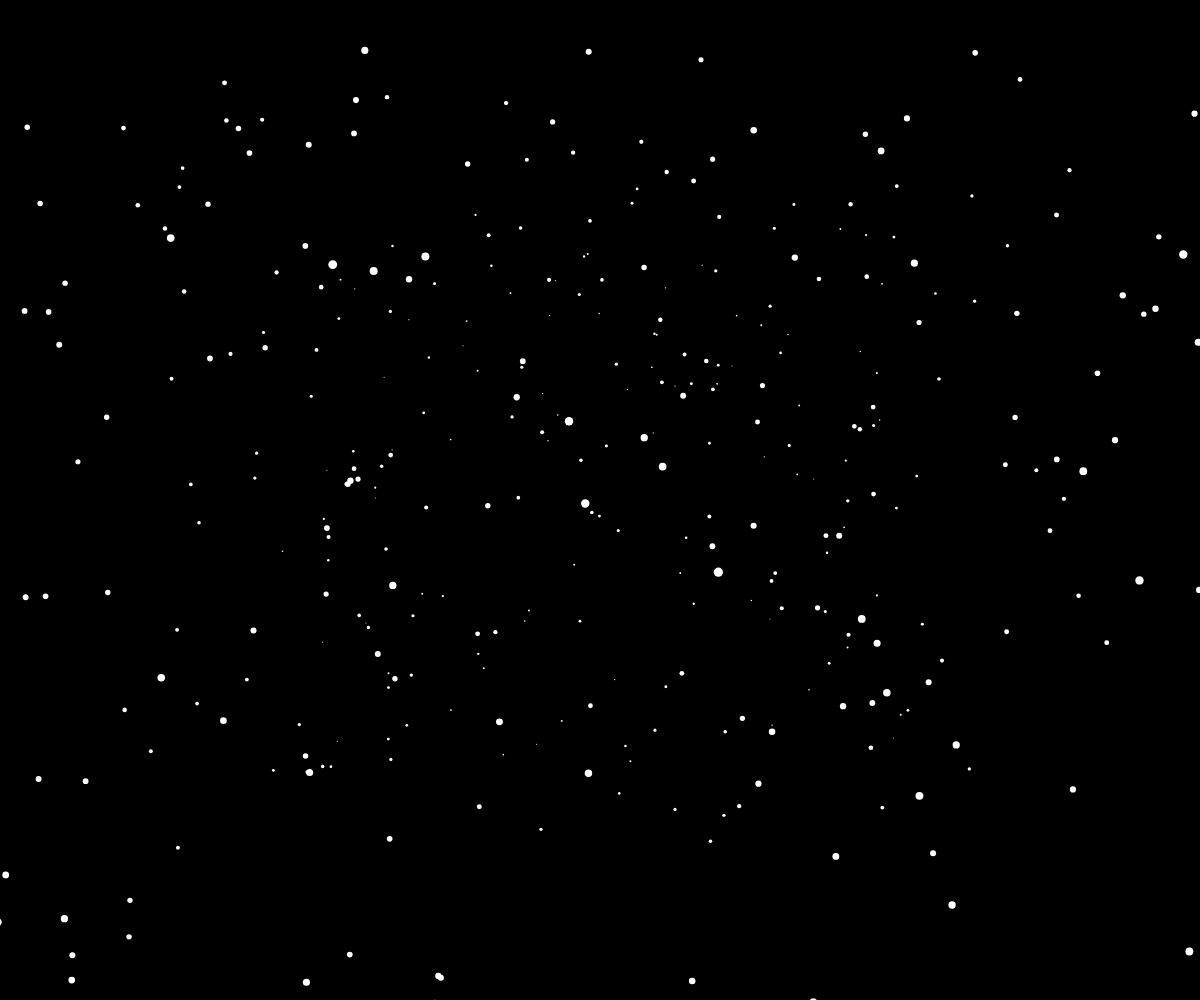
Frame 1 (no input)
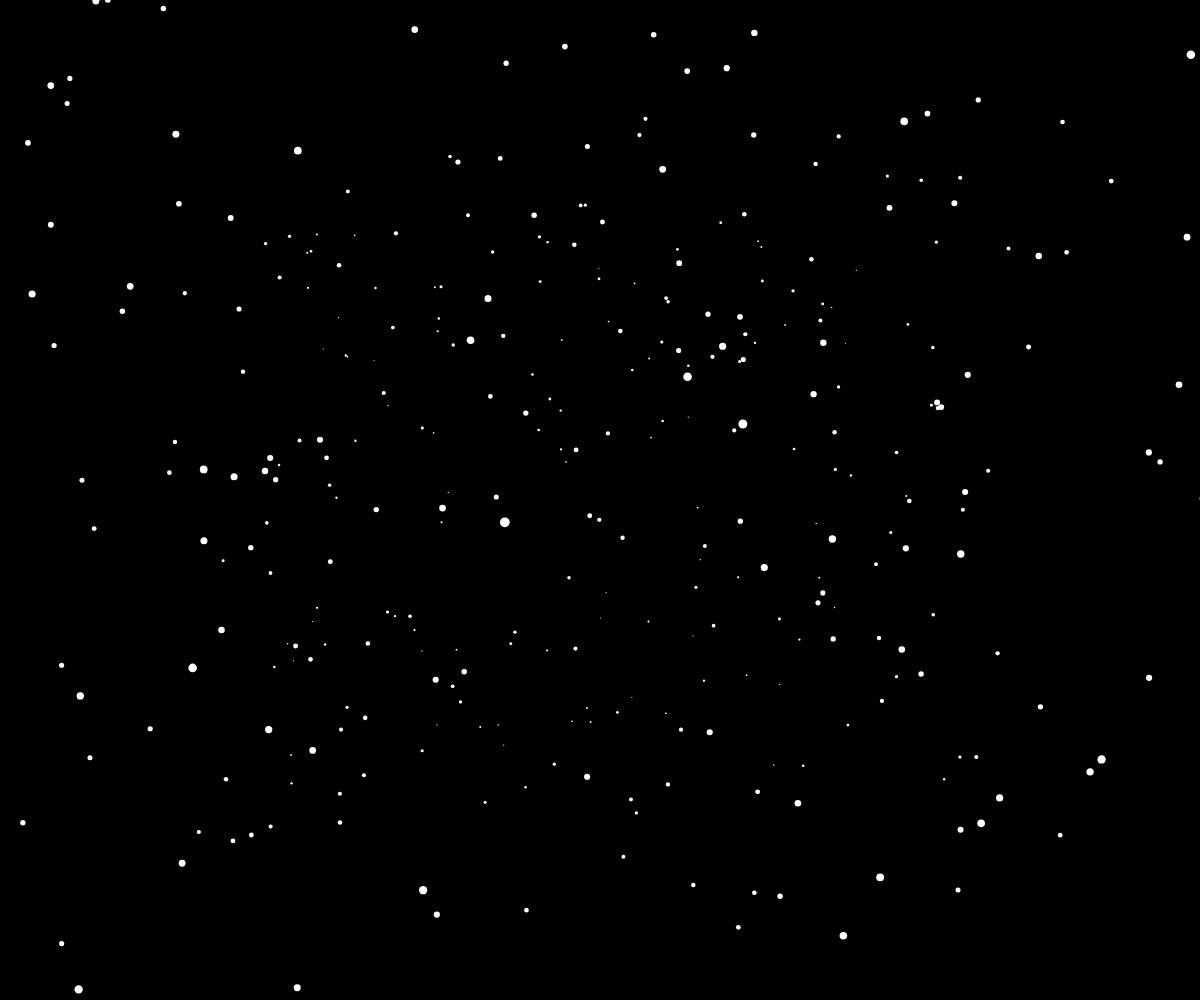
Frame 60 (no input)
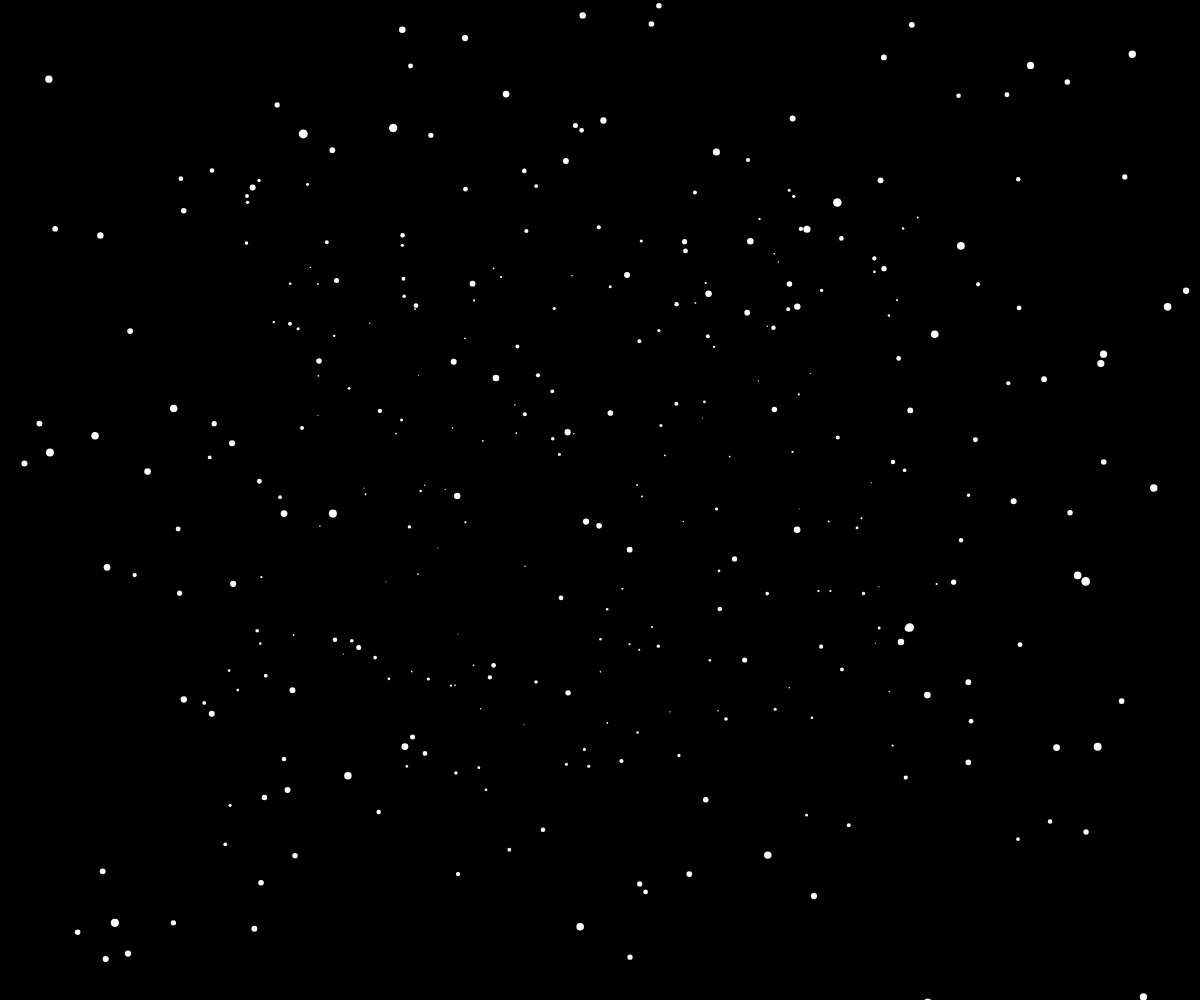
Frame 120 (the mouse pressed at the canvas centre since frame 60)

The p5.js sketch that drew these frames (run headless with seeded random() and noise() and a simulated clock; from frame 60 on, the mouse is pressed at the canvas centre):

// p5.js sketch
// ── sketch.js
let stars = [];
let amountOfStars = 500;
let factor = 100;


function setup() {
  createCanvas(windowWidth, windowHeight);

  for (let i = 0; i < amountOfStars; i++) {
    // De `createVector()` functie maakt een object met een `x` en `y` eigenschap.
    stars[i] = createVector(
      random(-width * factor, width * factor),
      random(-height * factor, height * factor),
      random(10, 400)
      );
  }
}

function draw() {
  background(0);
  translate(width / 2, height / 2);

  for (let star of stars) {
    // De `x` en `y` eigenschappen van het `star` object worden gedeeld door de `z` eigenschap.
    let x = star.x / star.z;
    let y = star.y / star.z;
    // De `map()` functie wordt gebruikt om een waarde van het ene bereik naar het andere te converteren.
    // Specifiek neemt het de waarde van de `z` eigenschap van een object genaamd `star` en zet het om
    // van een bereik van 0 tot 400 naar een bereik van 0 tot 20.
    // De resulterende waarde wordt vervolgens toegewezen aan een variabele genaamd `zScaling`.
    // 
    let zScaling = map(star.z, 0, 400, 10, 1);
    fill(255);
    noStroke()
    circle(x, y, zScaling);
    star.z -= 1;

    if (star.z < 10) {
      star.x = random(-width * factor, width * factor),
      star.y = random(-height * factor, height * factor),
      star.z = 400;
    }
  } 
}
